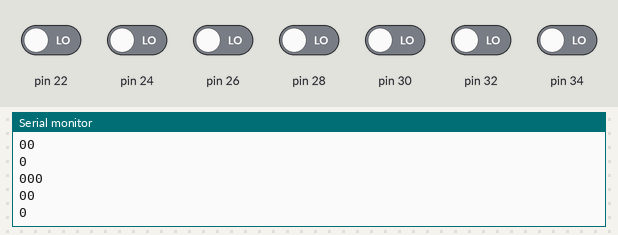
The sketch below on a simulated Arduino Mega 2560, built with avr-gcc and run on an emulated ATmega2560. Parts: the last lines printed to the serial monitor. The test bench sets the inputs (shaded band); at power-on: pin 22, pin 24, pin 26, pin 28, pin 30, pin 32, pin 34 LOW.

Above: at 4.8 s.
4.9 s: pin 22 driven HIGH
At 7.2 s:
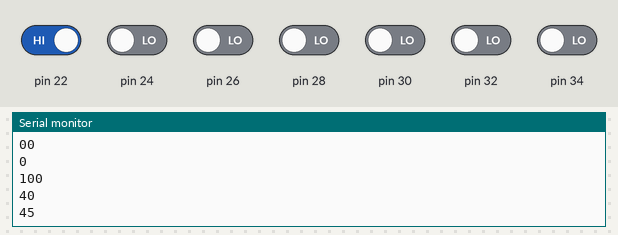
7.6 s: pin 24 driven HIGH
At 8.8 s:
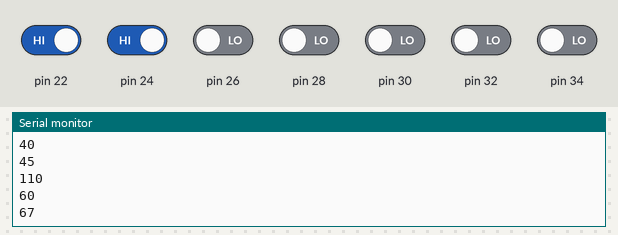
10.3 s: pin 26 driven HIGH
At 12.8 s:
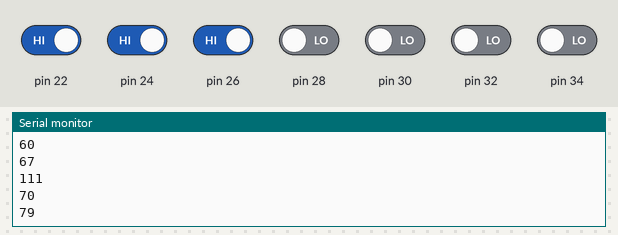
13.0 s: pin 30 driven HIGH
At 14.7 s:
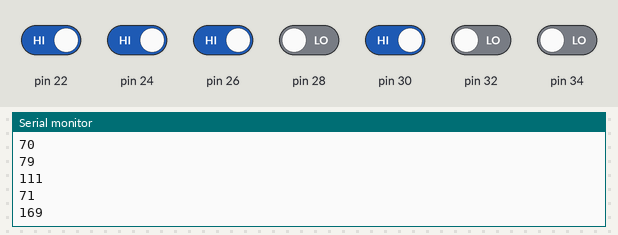
15.7 s: pin 22 driven LOW
At 17.4 s:
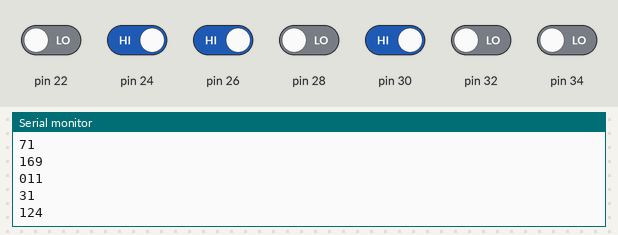
18.4 s: pin 28 driven HIGH
At 20.5 s:
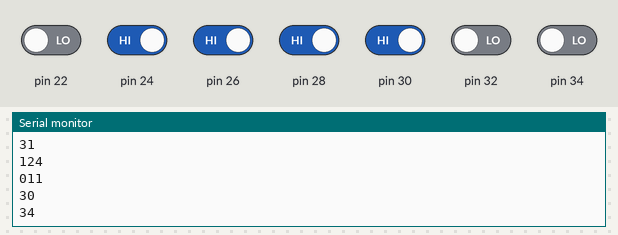
Timing chart, 0 to 22.0 s (numbered marks = the images above; inputs shaded):
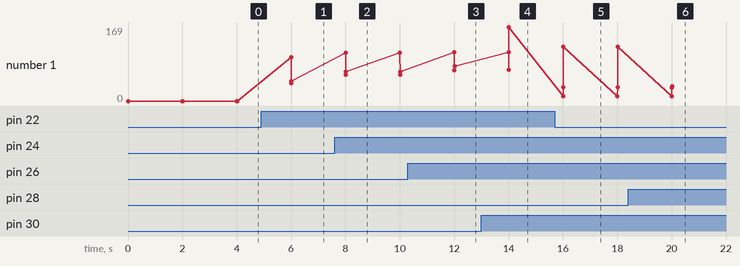

Measured:
- after the input at 4.9 s, the serial monitor: prints a new line after 1.1 s (image 1)
- after the input at 7.6 s, the serial monitor: prints a new line after 0.40 s (image 2)
- after the input at 10.3 s, the serial monitor: prints a new line after 1.7 s (image 3)
- after the input at 13.0 s, the serial monitor: prints a new line after 1.0 s (image 4)
- after the input at 15.7 s, the serial monitor: prints a new line after 0.30 s (image 5)
- after the input at 18.4 s, the serial monitor: prints a new line after 1.6 s (image 6)
- plotted number 1: 0 → 45 after the input at 4.9 s, 45 → 67 after the input at 7.6 s, 67 → 79 after the input at 10.3 s, 79 → 169 after the input at 13.0 s, 169 → 124 after the input at 15.7 s

The sketch:

FindDegree.ino
```cpp
  int DegreeFinder[8][4];
void setup() {
  // initialize serial communication at 9600 bits per second:
   //start serial connection
  Serial.begin(9600);
  //configure pin2 as an input and enable the internal pull-up resistor
  pinMode(22, INPUT);
  pinMode(24, INPUT);
  pinMode(26, INPUT);

  pinMode(28, INPUT);
  pinMode(30, INPUT);
  pinMode(32, INPUT);
  pinMode(34, INPUT);
  BuildDegree();
}

// the loop routine runs over and over again forever:
void loop() {
  int Y = findY();
  int Q = findQ();
  int degree = DegreeFinder[Y][Q];
  Serial.println(degree);
  delay(2000);
}

int findY(){
  //read the pushbutton value into a variable
  int A2 = digitalRead(22);
  int A1 = digitalRead(24);
  int A0 = digitalRead(26);

  //print out the value of the pushbutton
  Serial.print(A2);
  Serial.print(A1);
  Serial.print(A0);
  Serial.println();
  Serial.print((A2 << 2) | (A1 << 1) | A0);

  return (A2 << 2) | (A1 << 1) | A0;
}

int findQ(){
  int x = 0, q0 =0, q1 = 0, q2 = 0, q3 = 0;
  q0 = digitalRead(28);
  q1 = digitalRead(30);
  q2 = digitalRead(32);
  q3 = digitalRead(34);

  if(q0){
    x = 0;
  }
  else if(q1){
    x = 1;
  }
  else if(q2){
    x = 2;
  }
  else if(q3){
    x = 3;
  }
Serial.print(x);
Serial.println();
 return x;
}

void BuildDegree(){

 DegreeFinder[0][0] = 0;
 DegreeFinder[0][1] = 90;
 DegreeFinder[0][2] = 180;
 DegreeFinder[0][3] = 270;
 DegreeFinder[1][0] = 11;
 DegreeFinder[1][1] = 101;
 DegreeFinder[1][2] = 191;
 DegreeFinder[1][3] = 281;
 DegreeFinder[2][0] = 22;
 DegreeFinder[2][1] = 112;
 DegreeFinder[2][2] = 202;
 DegreeFinder[2][3] = 292;
 DegreeFinder[3][0] = 34;
 DegreeFinder[3][1] = 124;
 DegreeFinder[3][2] = 214;
 DegreeFinder[3][3] = 304;
 DegreeFinder[4][0] = 45;
 DegreeFinder[4][1] = 135;
 DegreeFinder[4][2] = 225;
 DegreeFinder[4][3] = 315;
 DegreeFinder[5][0] = 56;
 DegreeFinder[5][1] = 146;
 DegreeFinder[5][2] = 236;
 DegreeFinder[5][3] = 326;
 DegreeFinder[6][0] = 67;
 DegreeFinder[6][1] = 157;
 DegreeFinder[6][2] = 247;
 DegreeFinder[6][3] = 337;
 DegreeFinder[7][0] = 79;
 DegreeFinder[7][1] = 169;
 DegreeFinder[7][2] = 259;
 DegreeFinder[7][3] = 349;

}
```
